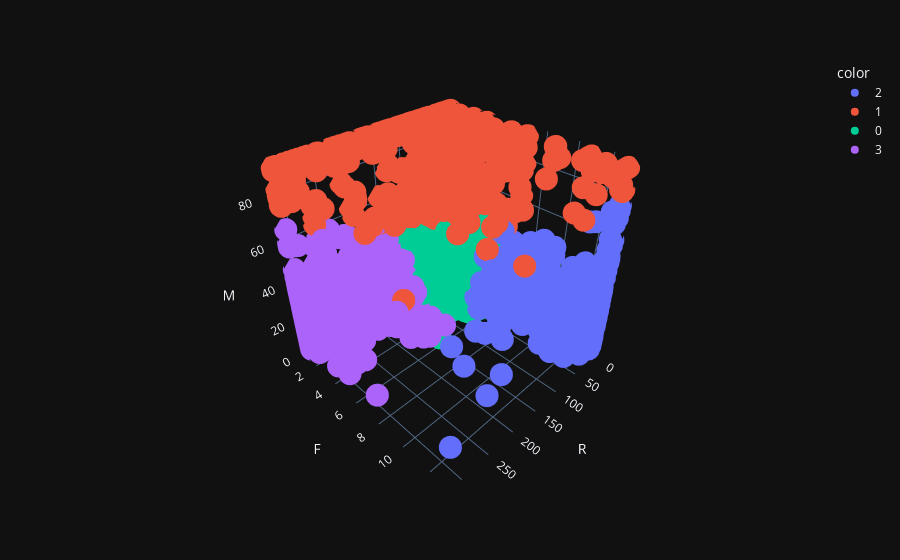

This figure's notebook cell:
### Code cell
#Visualizando clusters
px.scatter_3d(df_rfm_clip, x='R', y='F', z='M', color=labels_kmeans.astype(str), template='plotly_dark')

### Figure 1 — Plotly figure (JSON) as saved in the notebook; plotly's stock layout.template omitted (floating-point values rounded to 4 significant figures; data arrays with more than 128 entries replaced by an {"elided": "..."} marker saying what was removed)
{"data": [{"hovertemplate": "color=2<br>R=%{x}<br>F=%{y}<br>M=%{z}<extra></extra>", "legendgroup": "2", "marker": {"color": "#636efa", "symbol": "circle"}, "mode": "markers", "name": "2", "scene": "scene", "showlegend": true, "type": "scatter3d", "x": {"elided": "617 int values"}, "y": {"elided": "617 int values"}, "z": {"elided": "617 float values"}}, {"hovertemplate": "color=1<br>R=%{x}<br>F=%{y}<br>M=%{z}<extra></extra>", "legendgroup": "1", "marker": {"color": "#EF553B", "symbol": "circle"}, "mode": "markers", "name": "1", "scene": "scene", "showlegend": true, "type": "scatter3d", "x": {"elided": "400 int values"}, "y": {"elided": "400 int values"}, "z": {"elided": "400 float values"}}, {"hovertemplate": "color=0<br>R=%{x}<br>F=%{y}<br>M=%{z}<extra></extra>", "legendgroup": "0", "marker": {"color": "#00cc96", "symbol": "circle"}, "mode": "markers", "name": "0", "scene": "scene", "showlegend": true, "type": "scatter3d", "x": {"elided": "2347 int values"}, "y": {"elided": "2347 int values"}, "z": {"elided": "2347 float values"}}, {"hovertemplate": "color=3<br>R=%{x}<br>F=%{y}<br>M=%{z}<extra></extra>", "legendgroup": "3", "marker": {"color": "#ab63fa", "symbol": "circle"}, "mode": "markers", "name": "3", "scene": "scene", "showlegend": true, "type": "scatter3d", "x": {"elided": "972 int values"}, "y": {"elided": "972 int values"}, "z": {"elided": "972 float values"}}], "layout": {"legend": {"title": {"text": "color"}, "tracegroupgap": 0}, "margin": {"t": 60}, "scene": {"domain": {"x": [0, 1], "y": [0, 1]}, "xaxis": {"title": {"text": "R"}}, "yaxis": {"title": {"text": "F"}}, "zaxis": {"title": {"text": "M"}}}}}
